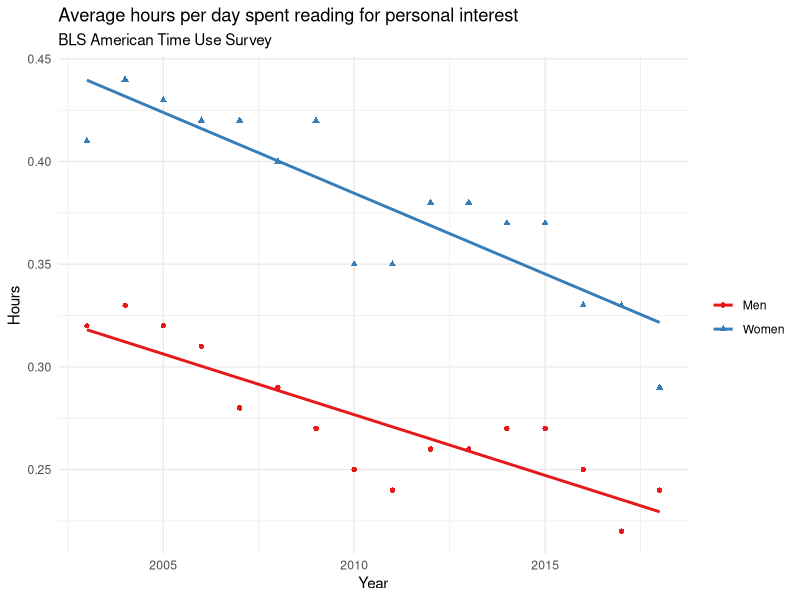
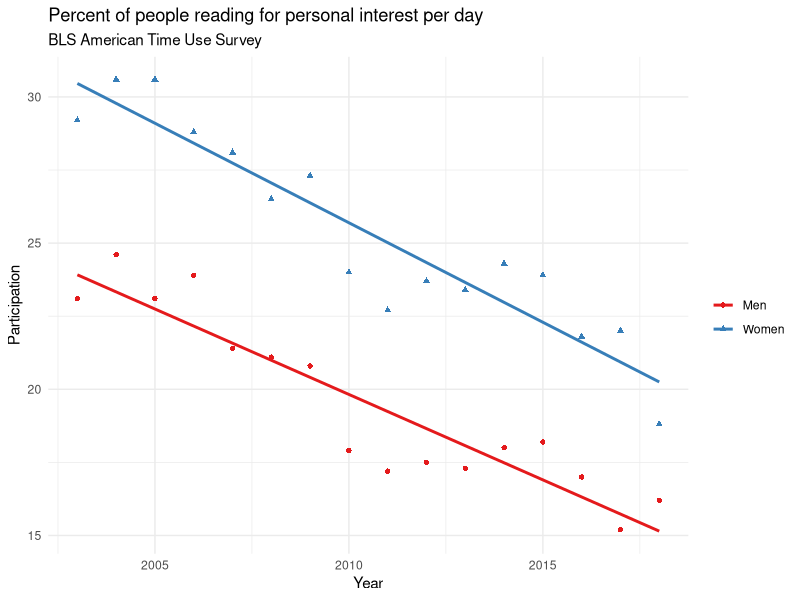

The R script that drew these images, in order:
## ---- chunk 1
library(data.table)
library(ggplot2)
## ---- chunk 2
hours <- fread('bls-hours.csv')
summary(hours)
## ---- chunk 3
p <- ggplot(hours, aes(Year, Hours, colour=factor(.), shape=factor(.))) +
  geom_point() +
  theme_minimal() +
  geom_smooth(method = "lm", se = FALSE) +
  scale_color_brewer(palette = "Set1") +
  labs(title = "Average hours per day spent reading for personal interest",
       subtitle = "BLS American Time Use Survey",
       colour = "",
       shape = ""
       )
p
## ---- chunk 4
hours <- fread('bls-pct.csv')
summary(hours)
## ---- chunk 5
p <- ggplot(hours, aes(Year, Participation, colour=factor(.), shape=factor(.))) +
  geom_point() +
  theme_minimal() +
  geom_smooth(method = "lm", se = FALSE) +
  scale_color_brewer(palette = "Set1") +
  labs(title = "Percent of people reading for personal interest per day",
       subtitle = "BLS American Time Use Survey",
       colour = "",
       shape = ""
       )
p
